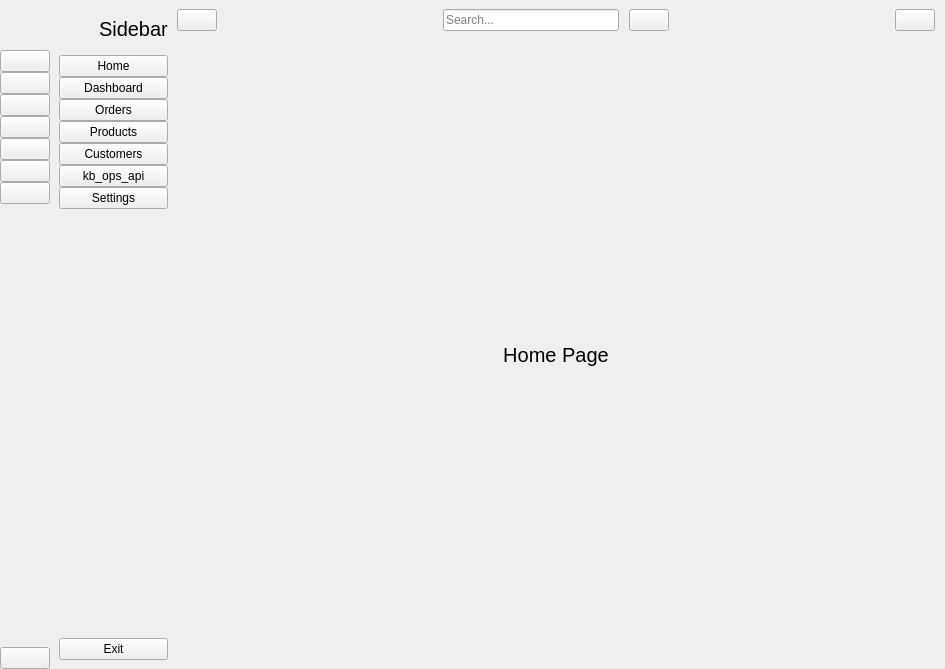
<?xml version="1.0" encoding="UTF-8"?>
<ui version="4.0">
 <class>MainWindow</class>
 <widget class="QMainWindow" name="MainWindow">
  <property name="geometry">
   <rect>
    <x>0</x>
    <y>0</y>
    <width>945</width>
    <height>669</height>
   </rect>
  </property>
  <property name="windowTitle">
   <string>MainWindow</string>
  </property>
  <widget class="QWidget" name="centralwidget">
   <layout class="QGridLayout" name="gridLayout">
    <property name="leftMargin">
     <number>0</number>
    </property>
    <property name="topMargin">
     <number>0</number>
    </property>
    <property name="rightMargin">
     <number>0</number>
    </property>
    <property name="bottomMargin">
     <number>0</number>
    </property>
    <property name="spacing">
     <number>0</number>
    </property>
    <item row="0" column="0">
     <widget class="QWidget" name="icon_only_widget" native="true">
      <layout class="QVBoxLayout" name="verticalLayout_3">
       <property name="spacing">
        <number>0</number>
       </property>
       <property name="leftMargin">
        <number>0</number>
       </property>
       <property name="topMargin">
        <number>0</number>
       </property>
       <property name="rightMargin">
        <number>0</number>
       </property>
       <property name="bottomMargin">
        <number>0</number>
       </property>
       <item>
        <layout class="QHBoxLayout" name="horizontalLayout_3">
         <item>
          <widget class="QLabel" name="logo_label_1">
           <property name="minimumSize">
            <size>
             <width>50</width>
             <height>50</height>
            </size>
           </property>
           <property name="maximumSize">
            <size>
             <width>50</width>
             <height>50</height>
            </size>
           </property>
           <property name="text">
            <string/>
           </property>
           <property name="pixmap">
            <pixmap resource="resource.qrc">:/icon/icon/Logo.png</pixmap>
           </property>
           <property name="scaledContents">
            <bool>true</bool>
           </property>
          </widget>
         </item>
        </layout>
       </item>
       <item>
        <layout class="QVBoxLayout" name="verticalLayout">
         <property name="spacing">
          <number>0</number>
         </property>
         <item>
          <widget class="QPushButton" name="home_btn_1">
           <property name="text">
            <string/>
           </property>
           <property name="icon">
            <iconset resource="resource.qrc">
             <normaloff>:/icon/icon/home-4-32.ico</normaloff>
             <normalon>:/icon/icon/home-4-48.ico</normalon>:/icon/icon/home-4-32.ico</iconset>
           </property>
           <property name="iconSize">
            <size>
             <width>20</width>
             <height>20</height>
            </size>
           </property>
           <property name="checkable">
            <bool>true</bool>
           </property>
           <property name="autoExclusive">
            <bool>true</bool>
           </property>
          </widget>
         </item>
         <item>
          <widget class="QPushButton" name="dashboard_btn_1">
           <property name="text">
            <string/>
           </property>
           <property name="icon">
            <iconset resource="resource.qrc">
             <normaloff>:/icon/icon/dashboard-5-32.ico</normaloff>
             <normalon>:/icon/icon/dashboard-5-48.ico</normalon>:/icon/icon/dashboard-5-32.ico</iconset>
           </property>
           <property name="iconSize">
            <size>
             <width>20</width>
             <height>20</height>
            </size>
           </property>
           <property name="checkable">
            <bool>true</bool>
           </property>
           <property name="autoExclusive">
            <bool>true</bool>
           </property>
          </widget>
         </item>
         <item>
          <widget class="QPushButton" name="orders_btn_1">
           <property name="text">
            <string/>
           </property>
           <property name="icon">
            <iconset resource="resource.qrc">
             <normaloff>:/icon/icon/activity-feed-32.ico</normaloff>
             <normalon>:/icon/icon/activity-feed-48.ico</normalon>:/icon/icon/activity-feed-32.ico</iconset>
           </property>
           <property name="iconSize">
            <size>
             <width>20</width>
             <height>20</height>
            </size>
           </property>
           <property name="checkable">
            <bool>true</bool>
           </property>
           <property name="autoExclusive">
            <bool>true</bool>
           </property>
          </widget>
         </item>
         <item>
          <widget class="QPushButton" name="products_btn_1">
           <property name="text">
            <string/>
           </property>
           <property name="icon">
            <iconset resource="resource.qrc">
             <normaloff>:/icon/icon/product-32.ico</normaloff>
             <normalon>:/icon/icon/product-48.ico</normalon>:/icon/icon/product-32.ico</iconset>
           </property>
           <property name="iconSize">
            <size>
             <width>20</width>
             <height>20</height>
            </size>
           </property>
           <property name="checkable">
            <bool>true</bool>
           </property>
           <property name="autoExclusive">
            <bool>true</bool>
           </property>
          </widget>
         </item>
         <item>
          <widget class="QPushButton" name="customers_btn_1">
           <property name="text">
            <string/>
           </property>
           <property name="icon">
            <iconset resource="resource.qrc">
             <normaloff>:/icon/icon/group-32.ico</normaloff>
             <normalon>:/icon/icon/group-48.ico</normalon>:/icon/icon/group-32.ico</iconset>
           </property>
           <property name="iconSize">
            <size>
             <width>20</width>
             <height>20</height>
            </size>
           </property>
           <property name="checkable">
            <bool>true</bool>
           </property>
           <property name="autoExclusive">
            <bool>true</bool>
           </property>
          </widget>
         </item>
         <item>
          <widget class="QPushButton" name="kb_btn_1">
           <property name="text">
            <string/>
           </property>
           <property name="icon">
            <iconset resource="resource.qrc">
             <normaloff>:/images/images/icons8-microsoft-30.png</normaloff>
             <normalon>:/images/images/kb_light_icon.png</normalon>
             <disabledoff>:/images/images/kb_grey_icon.png</disabledoff>
             <disabledon>:/images/images/kb_light_icon.png</disabledon>:/images/images/icons8-microsoft-30.png</iconset>
           </property>
           <property name="iconSize">
            <size>
             <width>20</width>
             <height>20</height>
            </size>
           </property>
           <property name="checkable">
            <bool>true</bool>
           </property>
           <property name="autoExclusive">
            <bool>true</bool>
           </property>
          </widget>
         </item>
         <item>
          <widget class="QPushButton" name="settings_btn_1">
           <property name="text">
            <string/>
           </property>
           <property name="icon">
            <iconset resource="resource.qrc">
             <normaloff>:/images/images/icons8-settings-25.png</normaloff>
             <normalon>:/images/images/icons8-settings-25 (1).png</normalon>:/images/images/icons8-settings-25.png</iconset>
           </property>
           <property name="iconSize">
            <size>
             <width>25</width>
             <height>25</height>
            </size>
           </property>
           <property name="checkable">
            <bool>true</bool>
           </property>
           <property name="checked">
            <bool>false</bool>
           </property>
           <property name="autoExclusive">
            <bool>true</bool>
           </property>
          </widget>
         </item>
        </layout>
       </item>
       <item>
        <spacer name="verticalSpacer">
         <property name="orientation">
          <enum>Qt::Vertical</enum>
         </property>
         <property name="sizeHint" stdset="0">
          <size>
           <width>20</width>
           <height>360</height>
          </size>
         </property>
        </spacer>
       </item>
       <item>
        <widget class="QPushButton" name="exit_btn_1">
         <property name="text">
          <string/>
         </property>
         <property name="icon">
          <iconset resource="resource.qrc">
           <normaloff>:/icon/icon/close-window-64.ico</normaloff>:/icon/icon/close-window-64.ico</iconset>
         </property>
         <property name="iconSize">
          <size>
           <width>20</width>
           <height>20</height>
          </size>
         </property>
        </widget>
       </item>
      </layout>
     </widget>
    </item>
    <item row="0" column="2">
     <widget class="QWidget" name="widget_3" native="true">
      <layout class="QVBoxLayout" name="verticalLayout_5">
       <property name="spacing">
        <number>0</number>
       </property>
       <property name="leftMargin">
        <number>0</number>
       </property>
       <property name="topMargin">
        <number>0</number>
       </property>
       <property name="rightMargin">
        <number>10</number>
       </property>
       <property name="bottomMargin">
        <number>0</number>
       </property>
       <item>
        <widget class="QWidget" name="header_widget" native="true">
         <property name="enabled">
          <bool>true</bool>
         </property>
         <property name="minimumSize">
          <size>
           <width>0</width>
           <height>40</height>
          </size>
         </property>
         <layout class="QHBoxLayout" name="horizontalLayout_4">
          <property name="spacing">
           <number>0</number>
          </property>
          <property name="leftMargin">
           <number>0</number>
          </property>
          <property name="topMargin">
           <number>0</number>
          </property>
          <property name="rightMargin">
           <number>0</number>
          </property>
          <property name="bottomMargin">
           <number>0</number>
          </property>
          <item>
           <widget class="QPushButton" name="change_btn">
            <property name="text">
             <string/>
            </property>
            <property name="icon">
             <iconset resource="resource.qrc">
              <normaloff>:/icon/icon/menu-4-32.ico</normaloff>:/icon/icon/menu-4-32.ico</iconset>
            </property>
            <property name="iconSize">
             <size>
              <width>14</width>
              <height>14</height>
             </size>
            </property>
            <property name="checkable">
             <bool>true</bool>
            </property>
           </widget>
          </item>
          <item>
           <spacer name="horizontalSpacer">
            <property name="orientation">
             <enum>Qt::Horizontal</enum>
            </property>
            <property name="sizeHint" stdset="0">
             <size>
              <width>202</width>
              <height>20</height>
             </size>
            </property>
           </spacer>
          </item>
          <item>
           <layout class="QHBoxLayout" name="horizontalLayout">
            <property name="spacing">
             <number>10</number>
            </property>
            <item>
             <widget class="QLineEdit" name="search_input">
              <property name="minimumSize">
               <size>
                <width>0</width>
                <height>0</height>
               </size>
              </property>
              <property name="frame">
               <bool>true</bool>
              </property>
              <property name="placeholderText">
               <string>Search...</string>
              </property>
             </widget>
            </item>
            <item>
             <widget class="QPushButton" name="search_btn">
              <property name="text">
               <string/>
              </property>
              <property name="icon">
               <iconset resource="resource.qrc">
                <normaloff>:/icon/icon/search-13-48.ico</normaloff>:/icon/icon/search-13-48.ico</iconset>
              </property>
             </widget>
            </item>
           </layout>
          </item>
          <item>
           <spacer name="horizontalSpacer_2">
            <property name="orientation">
             <enum>Qt::Horizontal</enum>
            </property>
            <property name="sizeHint" stdset="0">
             <size>
              <width>202</width>
              <height>20</height>
             </size>
            </property>
           </spacer>
          </item>
          <item>
           <widget class="QPushButton" name="user_btn">
            <property name="text">
             <string/>
            </property>
            <property name="icon">
             <iconset resource="resource.qrc">
              <normaloff>:/icon/icon/user-48.ico</normaloff>:/icon/icon/user-48.ico</iconset>
            </property>
            <property name="checkable">
             <bool>false</bool>
            </property>
           </widget>
          </item>
         </layout>
        </widget>
       </item>
       <item>
        <widget class="QStackedWidget" name="stackedWidget">
         <property name="currentIndex">
          <number>0</number>
         </property>
         <widget class="QWidget" name="page">
          <layout class="QGridLayout" name="gridLayout_3">
           <item row="0" column="0">
            <widget class="QLabel" name="label_4">
             <property name="font">
              <font>
               <pointsize>15</pointsize>
              </font>
             </property>
             <property name="text">
              <string>Home Page</string>
             </property>
             <property name="alignment">
              <set>Qt::AlignCenter</set>
             </property>
            </widget>
           </item>
          </layout>
         </widget>
         <widget class="QWidget" name="page_2">
          <layout class="QGridLayout" name="gridLayout_2">
           <item row="0" column="0">
            <widget class="QLabel" name="label_5">
             <property name="font">
              <font>
               <pointsize>15</pointsize>
              </font>
             </property>
             <property name="text">
              <string>Dashboard Page</string>
             </property>
             <property name="alignment">
              <set>Qt::AlignCenter</set>
             </property>
            </widget>
           </item>
          </layout>
         </widget>
         <widget class="QWidget" name="page_3">
          <layout class="QGridLayout" name="gridLayout_4">
           <item row="0" column="0">
            <widget class="QLabel" name="label_6">
             <property name="font">
              <font>
               <pointsize>15</pointsize>
              </font>
             </property>
             <property name="text">
              <string>Orders Page</string>
             </property>
             <property name="alignment">
              <set>Qt::AlignCenter</set>
             </property>
            </widget>
           </item>
          </layout>
         </widget>
         <widget class="QWidget" name="page_4">
          <layout class="QGridLayout" name="gridLayout_5">
           <item row="0" column="0">
            <widget class="QLabel" name="label_7">
             <property name="font">
              <font>
               <pointsize>15</pointsize>
              </font>
             </property>
             <property name="text">
              <string>Products Page</string>
             </property>
             <property name="alignment">
              <set>Qt::AlignCenter</set>
             </property>
            </widget>
           </item>
          </layout>
         </widget>
         <widget class="QWidget" name="page_5">
          <layout class="QGridLayout" name="gridLayout_6">
           <item row="0" column="0">
            <widget class="QLabel" name="label_8">
             <property name="font">
              <font>
               <pointsize>15</pointsize>
              </font>
             </property>
             <property name="text">
              <string>Customers Page</string>
             </property>
             <property name="alignment">
              <set>Qt::AlignCenter</set>
             </property>
            </widget>
           </item>
          </layout>
         </widget>
         <widget class="QWidget" name="page_6">
          <layout class="QGridLayout" name="gridLayout_7">
           <item row="0" column="0">
            <widget class="QLabel" name="label_9">
             <property name="font">
              <font>
               <pointsize>15</pointsize>
               <weight>50</weight>
               <bold>false</bold>
              </font>
             </property>
             <property name="text">
              <string>Search Page</string>
             </property>
             <property name="alignment">
              <set>Qt::AlignCenter</set>
             </property>
            </widget>
           </item>
          </layout>
         </widget>
         <widget class="QWidget" name="page_7">
          <layout class="QGridLayout" name="gridLayout_8">
           <item row="0" column="0">
            <widget class="QLabel" name="label_10">
             <property name="font">
              <font>
               <pointsize>15</pointsize>
               <weight>50</weight>
               <bold>false</bold>
              </font>
             </property>
             <property name="text">
              <string>User Page</string>
             </property>
             <property name="alignment">
              <set>Qt::AlignCenter</set>
             </property>
            </widget>
           </item>
          </layout>
         </widget>
         <widget class="QWidget" name="page_8">
          <layout class="QGridLayout" name="gridLayout_9">
           <item row="0" column="0">
            <widget class="QLabel" name="kb_ops_label">
             <property name="text">
              <string>                                                                                     kb_ops_api</string>
             </property>
            </widget>
           </item>
          </layout>
         </widget>
         <widget class="QWidget" name="page_9">
          <layout class="QVBoxLayout" name="verticalLayout_6">
           <item>
            <widget class="QFrame" name="frame_2">
             <property name="frameShape">
              <enum>QFrame::StyledPanel</enum>
             </property>
             <property name="frameShadow">
              <enum>QFrame::Raised</enum>
             </property>
             <layout class="QGridLayout" name="gridLayout_11">
              <item row="1" column="0">
               <spacer name="horizontalSpacer_3">
                <property name="orientation">
                 <enum>Qt::Horizontal</enum>
                </property>
                <property name="sizeHint" stdset="0">
                 <size>
                  <width>575</width>
                  <height>20</height>
                 </size>
                </property>
               </spacer>
              </item>
              <item row="1" column="1">
               <widget class="QPushButton" name="btn_save_token">
                <property name="text">
                 <string>save</string>
                </property>
               </widget>
              </item>
              <item row="0" column="0" colspan="2">
               <widget class="QFrame" name="frame">
                <property name="frameShape">
                 <enum>QFrame::StyledPanel</enum>
                </property>
                <property name="frameShadow">
                 <enum>QFrame::Raised</enum>
                </property>
                <layout class="QGridLayout" name="gridLayout_10">
                 <item row="0" column="0">
                  <widget class="QLabel" name="tokenLabel">
                   <property name="text">
                    <string>Token</string>
                   </property>
                  </widget>
                 </item>
                 <item row="0" column="1">
                  <widget class="QLineEdit" name="edit_token"/>
                 </item>
                </layout>
               </widget>
              </item>
             </layout>
            </widget>
           </item>
           <item>
            <spacer name="verticalSpacer_3">
             <property name="orientation">
              <enum>Qt::Vertical</enum>
             </property>
             <property name="sizeHint" stdset="0">
              <size>
               <width>20</width>
               <height>469</height>
              </size>
             </property>
            </spacer>
           </item>
          </layout>
         </widget>
        </widget>
       </item>
      </layout>
     </widget>
    </item>
    <item row="0" column="1">
     <widget class="QWidget" name="full_menu_widget" native="true">
      <layout class="QVBoxLayout" name="verticalLayout_4">
       <property name="spacing">
        <number>6</number>
       </property>
       <property name="leftMargin">
        <number>9</number>
       </property>
       <property name="topMargin">
        <number>9</number>
       </property>
       <property name="rightMargin">
        <number>9</number>
       </property>
       <property name="bottomMargin">
        <number>9</number>
       </property>
       <item>
        <layout class="QHBoxLayout" name="horizontalLayout_2">
         <property name="spacing">
          <number>0</number>
         </property>
         <item>
          <widget class="QLabel" name="logo_label_2">
           <property name="minimumSize">
            <size>
             <width>40</width>
             <height>40</height>
            </size>
           </property>
           <property name="maximumSize">
            <size>
             <width>40</width>
             <height>40</height>
            </size>
           </property>
           <property name="text">
            <string/>
           </property>
           <property name="pixmap">
            <pixmap resource="resource.qrc">:/icon/icon/Logo.png</pixmap>
           </property>
           <property name="scaledContents">
            <bool>true</bool>
           </property>
          </widget>
         </item>
         <item>
          <widget class="QLabel" name="logo_label_3">
           <property name="font">
            <font>
             <pointsize>15</pointsize>
            </font>
           </property>
           <property name="text">
            <string>Sidebar</string>
           </property>
          </widget>
         </item>
        </layout>
       </item>
       <item>
        <layout class="QVBoxLayout" name="verticalLayout_2">
         <property name="spacing">
          <number>0</number>
         </property>
         <item>
          <widget class="QPushButton" name="home_btn_2">
           <property name="text">
            <string>Home</string>
           </property>
           <property name="icon">
            <iconset resource="resource.qrc">
             <normaloff>:/icon/icon/home-4-32.ico</normaloff>
             <normalon>:/icon/icon/home-4-48.ico</normalon>:/icon/icon/home-4-32.ico</iconset>
           </property>
           <property name="iconSize">
            <size>
             <width>14</width>
             <height>14</height>
            </size>
           </property>
           <property name="checkable">
            <bool>true</bool>
           </property>
           <property name="autoExclusive">
            <bool>true</bool>
           </property>
          </widget>
         </item>
         <item>
          <widget class="QPushButton" name="dashboard_btn_2">
           <property name="text">
            <string>Dashboard</string>
           </property>
           <property name="icon">
            <iconset resource="resource.qrc">
             <normaloff>:/icon/icon/dashboard-5-32.ico</normaloff>
             <normalon>:/icon/icon/dashboard-5-48.ico</normalon>:/icon/icon/dashboard-5-32.ico</iconset>
           </property>
           <property name="iconSize">
            <size>
             <width>14</width>
             <height>14</height>
            </size>
           </property>
           <property name="checkable">
            <bool>true</bool>
           </property>
           <property name="autoExclusive">
            <bool>true</bool>
           </property>
          </widget>
         </item>
         <item>
          <widget class="QPushButton" name="orders_btn_2">
           <property name="text">
            <string>Orders</string>
           </property>
           <property name="icon">
            <iconset resource="resource.qrc">
             <normaloff>:/icon/icon/activity-feed-32.ico</normaloff>
             <normalon>:/icon/icon/activity-feed-48.ico</normalon>:/icon/icon/activity-feed-32.ico</iconset>
           </property>
           <property name="iconSize">
            <size>
             <width>14</width>
             <height>14</height>
            </size>
           </property>
           <property name="checkable">
            <bool>true</bool>
           </property>
           <property name="autoExclusive">
            <bool>true</bool>
           </property>
          </widget>
         </item>
         <item>
          <widget class="QPushButton" name="products_btn_2">
           <property name="text">
            <string>Products</string>
           </property>
           <property name="icon">
            <iconset resource="resource.qrc">
             <normaloff>:/icon/icon/product-32.ico</normaloff>
             <normalon>:/icon/icon/product-48.ico</normalon>:/icon/icon/product-32.ico</iconset>
           </property>
           <property name="iconSize">
            <size>
             <width>14</width>
             <height>14</height>
            </size>
           </property>
           <property name="checkable">
            <bool>true</bool>
           </property>
           <property name="autoExclusive">
            <bool>true</bool>
           </property>
          </widget>
         </item>
         <item>
          <widget class="QPushButton" name="customers_btn_2">
           <property name="text">
            <string>Customers</string>
           </property>
           <property name="icon">
            <iconset resource="resource.qrc">
             <normaloff>:/icon/icon/group-32.ico</normaloff>
             <normalon>:/icon/icon/group-48.ico</normalon>:/icon/icon/group-32.ico</iconset>
           </property>
           <property name="iconSize">
            <size>
             <width>14</width>
             <height>14</height>
            </size>
           </property>
           <property name="checkable">
            <bool>true</bool>
           </property>
           <property name="autoExclusive">
            <bool>true</bool>
           </property>
          </widget>
         </item>
         <item>
          <widget class="QPushButton" name="kb_btn_2">
           <property name="text">
            <string>kb_ops_api</string>
           </property>
           <property name="icon">
            <iconset resource="resource.qrc">
             <normaloff>:/images/images/kb_light_icon.png</normaloff>:/images/images/kb_light_icon.png</iconset>
           </property>
           <property name="checkable">
            <bool>true</bool>
           </property>
           <property name="autoExclusive">
            <bool>true</bool>
           </property>
          </widget>
         </item>
         <item>
          <widget class="QPushButton" name="settings_btn_2">
           <property name="text">
            <string>Settings</string>
           </property>
           <property name="icon">
            <iconset resource="resource.qrc">
             <normaloff>:/images/images/icons8-settings-25 (1).png</normaloff>:/images/images/icons8-settings-25 (1).png</iconset>
           </property>
           <property name="checkable">
            <bool>true</bool>
           </property>
           <property name="autoExclusive">
            <bool>true</bool>
           </property>
          </widget>
         </item>
        </layout>
       </item>
       <item>
        <spacer name="verticalSpacer_2">
         <property name="orientation">
          <enum>Qt::Vertical</enum>
         </property>
         <property name="sizeHint" stdset="0">
          <size>
           <width>20</width>
           <height>358</height>
          </size>
         </property>
        </spacer>
       </item>
       <item>
        <widget class="QPushButton" name="exit_btn_2">
         <property name="text">
          <string>Exit</string>
         </property>
         <property name="icon">
          <iconset resource="resource.qrc">
           <normaloff>:/icon/icon/close-window-64.ico</normaloff>:/icon/icon/close-window-64.ico</iconset>
         </property>
         <property name="iconSize">
          <size>
           <width>14</width>
           <height>14</height>
          </size>
         </property>
        </widget>
       </item>
      </layout>
     </widget>
    </item>
   </layout>
  </widget>
 </widget>
 <resources>
  <include location="resource.qrc"/>
 </resources>
 <connections>
  <connection>
   <sender>change_btn</sender>
   <signal>toggled(bool)</signal>
   <receiver>icon_only_widget</receiver>
   <slot>setVisible(bool)</slot>
   <hints>
    <hint type="sourcelabel">
     <x>282</x>
     <y>27</y>
    </hint>
    <hint type="destinationlabel">
     <x>40</x>
     <y>238</y>
    </hint>
   </hints>
  </connection>
  <connection>
   <sender>change_btn</sender>
   <signal>toggled(bool)</signal>
   <receiver>full_menu_widget</receiver>
   <slot>setHidden(bool)</slot>
   <hints>
    <hint type="sourcelabel">
     <x>282</x>
     <y>31</y>
    </hint>
    <hint type="destinationlabel">
     <x>148</x>
     <y>372</y>
    </hint>
   </hints>
  </connection>
  <connection>
   <sender>home_btn_1</sender>
   <signal>toggled(bool)</signal>
   <receiver>home_btn_2</receiver>
   <slot>setChecked(bool)</slot>
   <hints>
    <hint type="sourcelabel">
     <x>42</x>
     <y>67</y>
    </hint>
    <hint type="destinationlabel">
     <x>154</x>
     <y>88</y>
    </hint>
   </hints>
  </connection>
  <connection>
   <sender>dashboard_btn_1</sender>
   <signal>toggled(bool)</signal>
   <receiver>dashboard_btn_2</receiver>
   <slot>setChecked(bool)</slot>
   <hints>
    <hint type="sourcelabel">
     <x>30</x>
     <y>99</y>
    </hint>
    <hint type="destinationlabel">
     <x>173</x>
     <y>112</y>
    </hint>
   </hints>
  </connection>
  <connection>
   <sender>orders_btn_1</sender>
   <signal>toggled(bool)</signal>
   <receiver>orders_btn_2</receiver>
   <slot>setChecked(bool)</slot>
   <hints>
    <hint type="sourcelabel">
     <x>35</x>
     <y>117</y>
    </hint>
    <hint type="destinationlabel">
     <x>158</x>
     <y>136</y>
    </hint>
   </hints>
  </connection>
  <connection>
   <sender>products_btn_1</sender>
   <signal>toggled(bool)</signal>
   <receiver>products_btn_2</receiver>
   <slot>setChecked(bool)</slot>
   <hints>
    <hint type="sourcelabel">
     <x>43</x>
     <y>155</y>
    </hint>
    <hint type="destinationlabel">
     <x>151</x>
     <y>160</y>
    </hint>
   </hints>
  </connection>
  <connection>
   <sender>customers_btn_1</sender>
   <signal>toggled(bool)</signal>
   <receiver>customers_btn_2</receiver>
   <slot>setChecked(bool)</slot>
   <hints>
    <hint type="sourcelabel">
     <x>36</x>
     <y>179</y>
    </hint>
    <hint type="destinationlabel">
     <x>153</x>
     <y>184</y>
    </hint>
   </hints>
  </connection>
  <connection>
   <sender>home_btn_2</sender>
   <signal>toggled(bool)</signal>
   <receiver>home_btn_1</receiver>
   <slot>setChecked(bool)</slot>
   <hints>
    <hint type="sourcelabel">
     <x>115</x>
     <y>65</y>
    </hint>
    <hint type="destinationlabel">
     <x>43</x>
     <y>61</y>
    </hint>
   </hints>
  </connection>
  <connection>
   <sender>dashboard_btn_2</sender>
   <signal>toggled(bool)</signal>
   <receiver>dashboard_btn_1</receiver>
   <slot>setChecked(bool)</slot>
   <hints>
    <hint type="sourcelabel">
     <x>162</x>
     <y>86</y>
    </hint>
    <hint type="destinationlabel">
     <x>33</x>
     <y>91</y>
    </hint>
   </hints>
  </connection>
  <connection>
   <sender>orders_btn_2</sender>
   <signal>toggled(bool)</signal>
   <receiver>orders_btn_1</receiver>
   <slot>setChecked(bool)</slot>
   <hints>
    <hint type="sourcelabel">
     <x>160</x>
     <y>117</y>
    </hint>
    <hint type="destinationlabel">
     <x>41</x>
     <y>120</y>
    </hint>
   </hints>
  </connection>
  <connection>
   <sender>products_btn_2</sender>
   <signal>toggled(bool)</signal>
   <receiver>products_btn_1</receiver>
   <slot>setChecked(bool)</slot>
   <hints>
    <hint type="sourcelabel">
     <x>144</x>
     <y>141</y>
    </hint>
    <hint type="destinationlabel">
     <x>45</x>
     <y>149</y>
    </hint>
   </hints>
  </connection>
  <connection>
   <sender>customers_btn_2</sender>
   <signal>toggled(bool)</signal>
   <receiver>customers_btn_1</receiver>
   <slot>setChecked(bool)</slot>
   <hints>
    <hint type="sourcelabel">
     <x>148</x>
     <y>172</y>
    </hint>
    <hint type="destinationlabel">
     <x>40</x>
     <y>179</y>
    </hint>
   </hints>
  </connection>
  <connection>
   <sender>exit_btn_2</sender>
   <signal>clicked()</signal>
   <receiver>MainWindow</receiver>
   <slot>close()</slot>
   <hints>
    <hint type="sourcelabel">
     <x>226</x>
     <y>658</y>
    </hint>
    <hint type="destinationlabel">
     <x>171</x>
     <y>503</y>
    </hint>
   </hints>
  </connection>
  <connection>
   <sender>exit_btn_1</sender>
   <signal>clicked()</signal>
   <receiver>MainWindow</receiver>
   <slot>close()</slot>
   <hints>
    <hint type="sourcelabel">
     <x>31</x>
     <y>659</y>
    </hint>
    <hint type="destinationlabel">
     <x>48</x>
     <y>503</y>
    </hint>
   </hints>
  </connection>
  <connection>
   <sender>kb_btn_1</sender>
   <signal>toggled(bool)</signal>
   <receiver>kb_btn_2</receiver>
   <slot>setChecked(bool)</slot>
   <hints>
    <hint type="sourcelabel">
     <x>38</x>
     <y>187</y>
    </hint>
    <hint type="destinationlabel">
     <x>153</x>
     <y>192</y>
    </hint>
   </hints>
  </connection>
  <connection>
   <sender>kb_btn_2</sender>
   <signal>toggled(bool)</signal>
   <receiver>kb_btn_1</receiver>
   <slot>setChecked(bool)</slot>
   <hints>
    <hint type="sourcelabel">
     <x>153</x>
     <y>192</y>
    </hint>
    <hint type="destinationlabel">
     <x>38</x>
     <y>187</y>
    </hint>
   </hints>
  </connection>
  <connection>
   <sender>settings_btn_1</sender>
   <signal>toggled(bool)</signal>
   <receiver>settings_btn_2</receiver>
   <slot>setChecked(bool)</slot>
   <hints>
    <hint type="sourcelabel">
     <x>38</x>
     <y>211</y>
    </hint>
    <hint type="destinationlabel">
     <x>153</x>
     <y>216</y>
    </hint>
   </hints>
  </connection>
  <connection>
   <sender>settings_btn_2</sender>
   <signal>toggled(bool)</signal>
   <receiver>settings_btn_1</receiver>
   <slot>setChecked(bool)</slot>
   <hints>
    <hint type="sourcelabel">
     <x>153</x>
     <y>216</y>
    </hint>
    <hint type="destinationlabel">
     <x>38</x>
     <y>211</y>
    </hint>
   </hints>
  </connection>
 </connections>
</ui>
